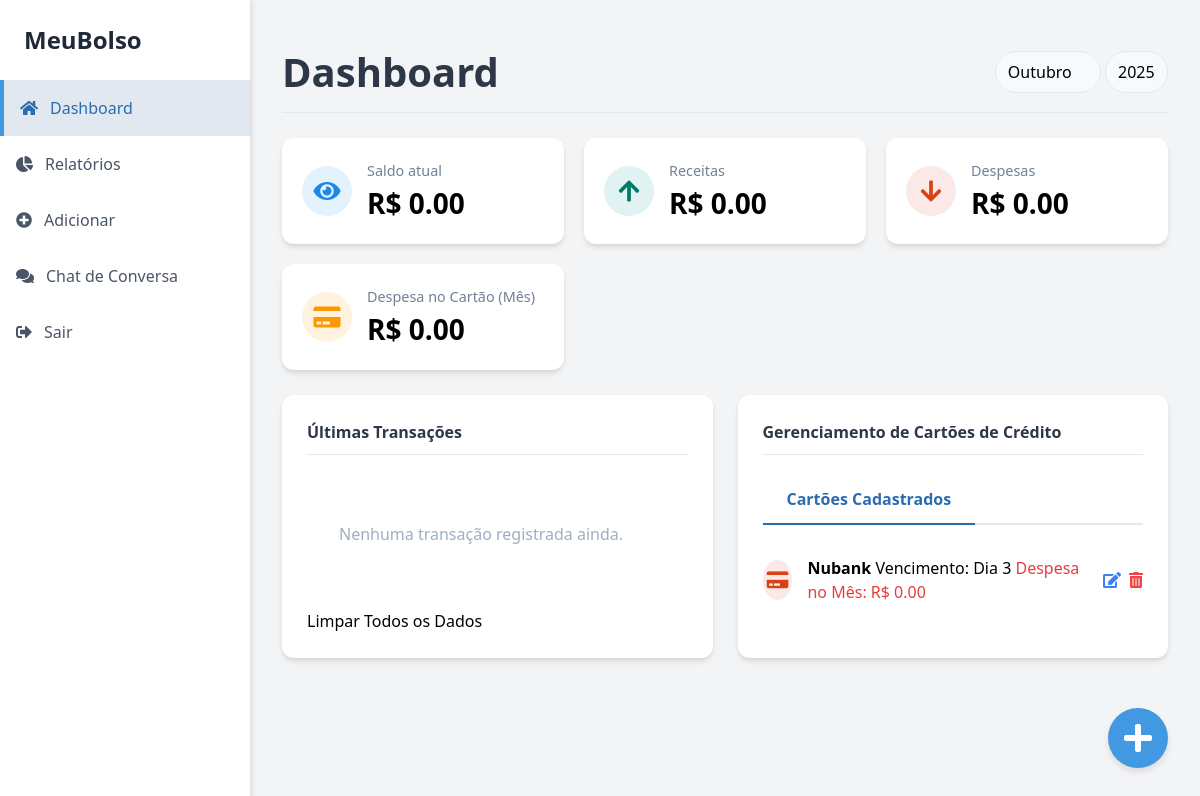
The page /dashboard (signed in) on the database as committed earlier.
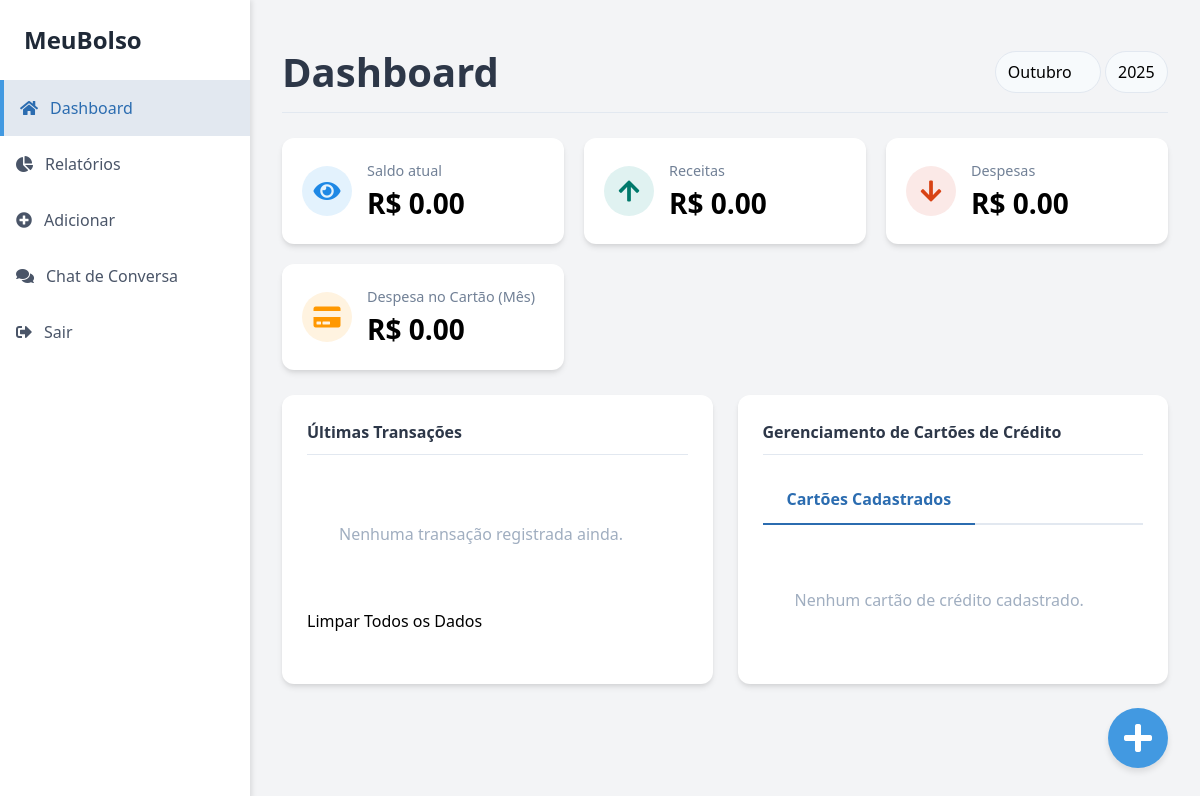
The same page on the database as committed later.
### app/models.py (models this page shows, shortened)
class Card(db.Model):
    id = db.Column(db.Integer, primary_key=True)
    name = db.Column(db.String(100), nullable=False)
    due_day = db.Column(db.Integer, nullable=False)
    user_id = db.Column(db.Integer, db.ForeignKey('user.id'), nullable=False)

### app/routes.py (the view)
@main_bp.route('/dashboard', methods=['GET'])
@login_required
def dashboard():
    user_id = current_user.id
    now = datetime.now()
    try:
        selected_month = int(request.args.get('month', now.month))
        selected_year = int(request.args.get('year', now.year))
    except (ValueError, TypeError):
        selected_month = now.month
        selected_year = now.year
    transactions = Transaction.query.filter(
        Transaction.user_id == user_id,
        extract('month', Transaction.date) == selected_month,
        extract('year', Transaction.date) == selected_year
    ).order_by(Transaction.date.desc()).all()
    total_income = sum(t.amount for t in transactions if t.type == 'income')
    total_expense = sum(t.amount for t in transactions if t.type == 'expense')
    balance = total_income - total_expense
    years = sorted(list(set(t.date.year for t in Transaction.query.filter_by(user_id=user_id).all())))
    if not years:
        years = range(now.year - 1, now.year + 2) # Garante que haja anos para o filtro
    month_names = ["Janeiro", "Fevereiro", "Março", "Abril", "Maio", "Junho", "Julho", "Agosto", "Setembro", "Outubro", "Novembro", "Dezembro"]
    cards = Card.query.filter_by(user_id=user_id).all()
    invoices = {'open': [], 'closed': []}
    all_card_transactions_db = Transaction.query.filter(
        Transaction.user_id == user_id,
        Transaction.payment_method.in_([c.name for c in cards]),
        Transaction.type == 'expense'
    ).all()
    for card in cards:
        total_card_expense = sum(
            t.amount for t in all_card_transactions_db
            if t.payment_method == card.name and
               extract('month', t.date) == selected_month and
               extract('year', t.date) == selected_year
        )
        invoices['closed'].append({
            'card_id': card.id,
            'name': card.name,
            'amount': total_card_expense,
            'due_day': card.due_day
        })
    credit_card_bill = sum(t.amount for t in transactions if t.payment_method == 'Cartao de Credito' and t.type == 'expense')
    return render_template(
        'dashboard.html',
        active_page='dashboard',
        balance=balance,
        total_income=total_income,
        total_expense=total_expense,
        transactions=transactions,
        credit_card_bill=credit_card_bill,
        invoices=invoices,
        selected_month=selected_month,
        selected_year=selected_year,
        month_names=month_names,
        years=years,
        cards=cards
    )

### app/__init__.py (called while the page is built)
@login_manager.user_loader
def load_user(user_id):
    from app.models import User
    return User.query.get(int(user_id))

### app/templates/dashboard.html (shortened to what this page needs)
{% extends "layout.html" %}
{% block content %}
<header class="dashboard-header">
    <h1 class="page-title">Dashboard</h1>
    <div class="month-selector">
        <form id="filter-form" method="get" action="{{ url_for('main.dashboard') }}">
            <select name="month" id="month-select" class="rounded-select" onchange="document.getElementById('filter-form').submit()">
                {% for i in range(1, 13) %}
                    <option value="{{ i }}" {% if i == selected_month %}selected{% endif %}>{{ month_names[i-1] }}</option>
                {% endfor %}
            </select>
            <select name="year" id="year-select" class="rounded-select" onchange="document.getElementById('filter-form').submit()">
                {% for year in years %}
                    <option value="{{ year }}" {% if year == selected_year %}selected{% endif %}>{{ year }}</option>
                {% endfor %}
            </select>
        </form>
    </div>
</header>
<section class="summary-cards">
    <div class="card">
        <div class="card-icon icon-saldo">
            <i class="fas fa-eye"></i>
        </div>
        <div class="card-content">
            <span>Saldo atual</span>
            <h2>R$ {{ "%.2f"|format(balance) }}</h2>
        </div>
    </div>
    <div class="card">
        <div class="card-icon icon-receitas">
            <i class="fas fa-arrow-up"></i>
        </div>
        <div class="card-content">
            <span>Receitas</span>
            <h2>R$ {{ "%.2f"|format(total_income) }}</h2>
        </div>
    </div>
    <div class="card">
        <div class="card-icon icon-despesas">
            <i class="fas fa-arrow-down"></i>
        </div>
        <div class="card-content">
            <span>Despesas</span>
            <h2>R$ {{ "%.2f"|format(total_expense) }}</h2>
        </div>
    </div>
    <div class="card">
        <div class="card-icon icon-cartao">
            <i class="fas fa-credit-card"></i>
        </div>
        <div class="card-content">
            <span>Despesa no Cartão (Mês)</span>
            <h2>R$ {{ "%.2f"|format(credit_card_bill) }}</h2>
        </div>
    </div>
</section>
<section class="main-sections">
    <div class="section-card">
        <h3>Últimas Transações</h3>
        <ul class="transaction-list">
            {% for transaction in transactions %}
            <li data-id="{{ transaction.id }}">
                <div class="transaction-icon" style="background-color: {% if transaction.type == 'income' %}#e0f2f1{% else %}#fce4ec{% endif %}; color: {% if transaction.type == 'income' %}#00796b{% else %}#d81b60{% endif %};">
                    <i class="fas fa-{% if transaction.type == 'income' %}briefcase{% else %}shopping-cart{% endif %}"></i>
                </div>
                <div class="transaction-info">
                    <strong>{{ transaction.description }}</strong>
                    <span>{{ transaction.date|format_date }} - {{ transaction.payment_method }}</span>
                </div>
                <div class="flex items-center space-x-2">
                    <button class="text-blue-500 hover:text-blue-700 edit-btn" onclick="showEditModal({{ transaction.id }}, '{{ transaction.description }}', '{{ "%.2f"|format(transaction.amount) }}', '{{ transaction.payment_method }}', '{{ transaction.category }}', '{{ transaction.type }}')">
                        <i class="fas fa-edit"></i>
                    </button>
                    <button class="text-red-500 hover:text-red-700 delete-btn" onclick="showDeleteConfirm({{ transaction.id }})">
                        <i class="fas fa-trash-alt"></i>
                    </button>
                    <span class="transaction-value {% if transaction.type == 'income' %}text-success{% else %}text-danger{% endif %}">
                        {% if transaction.type == 'income' %}+{% else %}-{% endif %} R$ {{ "%.2f"|format(transaction.amount) }}
                    </span>
                </div>
            </li>
            {% else %}
            <li>
                <p class="no-data">Nenhuma transação registrada ainda.</p>
            </li>
            {% endfor %}
        </ul>
        <form id="clear-data-form" method="POST" action="{{ url_for('main.clear_data') }}" class="mt-4" onsubmit="return confirm('Tem certeza que deseja apagar todos os dados de transação? Esta ação é irreversível.');">
            <button type="submit" class="btn-clear-data">Limpar Todos os Dados</button>
        </form>
    </div>
    <div class="section-card">
        <h3>Gerenciamento de Cartões de Crédito</h3>
        <div class="tabs">
            <button class="tab-btn active">Cartões Cadastrados</button>
        </div>
        <ul class="invoice-list">
            {% for card in cards %}
            <li>
                <div class="invoice-icon"><i class="fas fa-credit-card"></i></div>
                <div class="invoice-info">
                    <strong>{{ card.name }}</strong>
                    <span>Vencimento: Dia {{ card.due_day }}</span>
                    {% set invoice_data = invoices.closed | selectattr('card_id', 'equalto', card.id) | first %}
                    {% if invoice_data %}
                        <span class="text-danger">Despesa no Mês: R$ {{ "%.2f"|format(invoice_data.amount) }}</span>
                    {% endif %}
                </div>
                <div class="flex items-center space-x-2">
                    <button class="text-blue-500 hover:text-blue-700 edit-card-btn" onclick="showEditCardModal({{ card.id }})">
                        <i class="fas fa-edit"></i>
                    </button>
                    <button class="text-red-500 hover:text-red-700 delete-card-btn" onclick="showDeleteCardConfirm({{ card.id }})">
                        <i class="fas fa-trash-alt"></i>
                    </button>
                </div>
            </li>
            {% else %}
            <li>
                <p class="no-data">Nenhum cartão de crédito cadastrado.</p>
            </li>
            {% endfor %}
        </ul>
    </div>
    </section>
{% endblock %}

### app/templates/layout.html (shortened to what this page needs)
<!DOCTYPE html>
<html lang="pt-br">
<head>
    <link rel="stylesheet" href="https://cdnjs.cloudflare.com/ajax/libs/font-awesome/5.15.3/css/all.min.css">
    <link href="https://cdn.jsdelivr.net/npm/tailwindcss@2.2.19/dist/tailwind.min.css" rel="stylesheet">
</head>
<body class="bg-gray-100 font-sans leading-normal tracking-normal flex flex-col md:flex-row min-h-screen">
    <aside class="sidebar h-screen">
        <div class="p-6">
            <h1 class="text-2xl font-bold text-gray-800">MeuBolso</h1>
        </div>
        <nav class="sidebar-nav">
            <a href="{{ url_for('main.dashboard') }}" class="{% if active_page == 'dashboard' %}active{% endif %}">
                <i class="fas fa-home mr-3"></i>Dashboard
            </a>
            <a href="{{ url_for('main.reports') }}" class="{% if active_page == 'reports' %}active{% endif %}">
                <i class="fas fa-chart-pie mr-3"></i>Relatórios
            </a>
            <a href="{{ url_for('main.add') }}" class="{% if active_page == 'add' %}active{% endif %}">
                <i class="fas fa-plus-circle mr-3"></i>Adicionar
            </a>
            <a href="{{ url_for('main.chat') }}" class="{% if active_page == 'chat' %}active{% endif %}">
                <i class="fas fa-comments mr-3"></i>Chat de Conversa
            </a>
            {% if current_user.is_authenticated %}
            <a href="{{ url_for('main.logout') }}">
                <i class="fas fa-sign-out-alt mr-3"></i>Sair
            </a>
            {% else %}
            <a href="{{ url_for('main.login') }}">
                <i class="fas fa-sign-in-alt mr-3"></i>Login
            </a>
            {% endif %}
        </nav>
    </aside>
    <main class="main-content">
        {% block content %}{% endblock %}
    </main>
    {% if current_user.is_authenticated %}
        <a href="{{ url_for('main.add') }}" class="fab-button" title="Adicionar Transação">
            <i class="fas fa-plus fa-2x"></i>
        </a>
    {% endif %}
</body>
</html>

### app/templates/layout.html (style rules this page uses)
body { background-color: #f0f4f8; font-family: 'Inter', sans-serif; }
.sidebar { width: 250px; background-color: #ffffff; box-shadow: 2px 0 5px rgba(0, 0, 0, 0.1); }
.sidebar-nav a { display: flex; align-items: center; padding: 1rem; color: #4a5568; font-weight: 500; transition: background-color 0.2s; }
.sidebar-nav a:hover, .sidebar-nav a.active { background-color: #e2e8f0; color: #2b6cb0; }
.sidebar-nav a.active { border-left: 4px solid #4299e1; }
.main-content { flex-grow: 1; padding: 2rem; }
.fab-button { position: fixed; bottom: 2rem; right: 2rem; width: 60px; height: 60px; background-color: #4299e1; color: white; border-radius: 50%; display: flex; align-items: center; justify-content: center; box-shadow: 0 4px 6px rgba(0, 0, 0, 0.1); transition: transform 0.2s; }

### app/templates/dashboard.html (style rules this page uses)
.dashboard-header { display: flex; justify-content: space-between; align-items: center; margin-bottom: 25px; padding: 10px 0; border-bottom: 1px solid #e2e8f0; }
.page-title { color: #2d3748; font-size: 2.5rem; font-weight: bold; }
.month-selector select { padding: 8px 12px; border-radius: 9999px; border: 1px solid #e2e8f0; background-color: #f7fafc; appearance: none; cursor: pointer; }
.summary-cards { display: grid; grid-template-columns: repeat(auto-fit, minmax(250px, 1fr)); gap: 20px; margin-bottom: 25px; }
.card { background-color: #ffffff; border-radius: 12px; padding: 20px; box-shadow: 0 4px 6px -1px rgba(0, 0, 0, 0.1), 0 2px 4px -1px rgba(0, 0, 0, 0.06); display: flex; align-items: center; }
.card-icon { width: 50px; height: 50px; border-radius: 50%; display: flex; justify-content: center; align-items: center; font-size: 1.5rem; margin-right: 15px; }
.icon-receitas { background-color: #e0f2f1; color: #00796b; }
.icon-despesas { background-color: #fbe9e7; color: #d84315; }
.icon-saldo { background-color: #e3f2fd; color: #1e88e5; }
.icon-cartao { background-color: #fff3e0; color: #ff9800; }
.card-content { flex-grow: 1; }
.card-content span { font-size: 0.9rem; color: #718096; }
.card-content h2 { font-size: 1.75rem; font-weight: bold; margin: 0; }
.main-sections { display: grid; grid-template-columns: repeat(auto-fit, minmax(300px, 1fr)); gap: 25px; }
.section-card { background-color: #ffffff; border-radius: 12px; padding: 25px; box-shadow: 0 4px 6px -1px rgba(0, 0, 0, 0.1), 0 2px 4px -1px rgba(0, 0, 0, 0.06); }
.section-card h3 { color: #2d3748; font-weight: bold; margin-bottom: 20px; padding-bottom: 10px; border-bottom: 1px solid #e2e8f0; }
.transaction-list { list-style: none; padding: 0; }
.transaction-list li { display: flex; align-items: center; padding: 15px 0; border-bottom: 1px solid #edf2f7; }
.transaction-list li:last-child { border-bottom: none; }
.no-data { color: #a0aec0; text-align: center; padding: 2rem; }
.tabs { display: flex; border-bottom: 2px solid #e2e8f0; margin-bottom: 1rem; }
.tab-btn { padding: 0.75rem 1.5rem; border: none; background: none; cursor: pointer; font-weight: 600; color: #718096; transition: color 0.2s; }
.tab-btn.active { color: #2b6cb0; border-bottom: 2px solid #2b6cb0; margin-bottom: -2px; }
.invoice-list { list-style: none; padding: 0; }
.invoice-list li { display: flex; align-items: center; padding: 15px 0; border-bottom: 1px solid #edf2f7; }
.invoice-list li:last-child { border-bottom: none; }

Rows that differ between the two databases and show on the page:
removed Card: name "Nubank", due_day "3", amount "0.00"
Other text that changed with them:
text now shown: "Nenhum cartão de crédito cadastrado."
